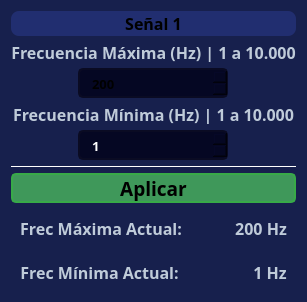
                                <widget class="QFrame" name="frame_21">
                                 <property name="sizePolicy">
                                  <sizepolicy hsizetype="Preferred" vsizetype="Fixed">
                                   <horstretch>0</horstretch>
                                   <verstretch>0</verstretch>
                                  </sizepolicy>
                                 </property>
                                 <property name="maximumSize">
                                  <size>
                                   <width>16777215</width>
                                   <height>280</height>
                                  </size>
                                 </property>
                                 <property name="styleSheet">
                                  <string notr="true">background-color: rgb(23, 32, 77);
border-radius: 5px;</string>
                                 </property>
                                 <property name="frameShape">
                                  <enum>QFrame::StyledPanel</enum>
                                 </property>
                                 <property name="frameShadow">
                                  <enum>QFrame::Raised</enum>
                                 </property>
                                 <layout class="QVBoxLayout" name="verticalLayout_26">
                                  <property name="spacing">
                                   <number>6</number>
                                  </property>
                                  <item>
                                   <widget class="QLabel" name="label_top_info_22">
                                    <property name="minimumSize">
                                     <size>
                                      <width>0</width>
                                      <height>25</height>
                                     </size>
                                    </property>
                                    <property name="maximumSize">
                                     <size>
                                      <width>16777215</width>
                                      <height>25</height>
                                     </size>
                                    </property>
                                    <property name="font">
                                     <font>
                                      <family>Satoshi Black</family>
                                      <pointsize>12</pointsize>
                                      <weight>75</weight>
                                      <bold>true</bold>
                                     </font>
                                    </property>
                                    <property name="styleSheet">
                                     <string notr="true">QLabel{
	background-color: rgb(33, 46, 112);
	border: 0px solid ;
	border-radius: 8px;
}</string>
                                    </property>
                                    <property name="text">
                                     <string>Señal 1</string>
                                    </property>
                                    <property name="alignment">
                                     <set>Qt::AlignCenter</set>
                                    </property>
                                   </widget>
                                  </item>
                                  <item>
                                   <widget class="QLabel" name="label_top_info_23">
                                    <property name="minimumSize">
                                     <size>
                                      <width>250</width>
                                      <height>20</height>
                                     </size>
                                    </property>
                                    <property name="maximumSize">
                                     <size>
                                      <width>16777215</width>
                                      <height>30</height>
                                     </size>
                                    </property>
                                    <property name="font">
                                     <font>
                                      <family>Satoshi</family>
                                      <pointsize>12</pointsize>
                                      <weight>75</weight>
                                      <bold>true</bold>
                                     </font>
                                    </property>
                                    <property name="styleSheet">
                                     <string notr="true">color: rgb(191, 203, 217)</string>
                                    </property>
                                    <property name="text">
                                     <string>Frecuencia Máxima (Hz) | 1 a 10.000</string>
                                    </property>
                                    <property name="alignment">
                                     <set>Qt::AlignCenter</set>
                                    </property>
                                   </widget>
                                  </item>
                                  <item alignment="Qt::AlignHCenter">
                                   <widget class="QSpinBox" name="maxCarrierFSK1">
                                    <property name="sizePolicy">
                                     <sizepolicy hsizetype="Fixed" vsizetype="Fixed">
                                      <horstretch>0</horstretch>
                                      <verstretch>0</verstretch>
                                     </sizepolicy>
                                    </property>
                                    <property name="minimumSize">
                                     <size>
                                      <width>150</width>
                                      <height>30</height>
                                     </size>
                                    </property>
                                    <property name="font">
                                     <font>
                                      <family>Satoshi</family>
                                      <pointsize>10</pointsize>
                                      <weight>75</weight>
                                      <bold>true</bold>
                                     </font>
                                    </property>
                                    <property name="toolTip">
                                     <string/>
                                    </property>
                                    <property name="styleSheet">
                                     <string notr="true">QSpinBox{
	background-color: rgb(5, 7, 35);
	border-radius: 5px;
	border: 2px solid rgb(10, 11, 35);
	padding: 5px;
	padding-left: 10px;
}
QSpinBox:hover{
	border: 2px solid rgb(0, 0, 127)
}
QSpinBox QAbstractItemView {
	color: rgb(85, 170, 255);	
	background-color: rgb(27, 29, 35);
	padding: 10px;
	selection-background-color: rgb(27, 29, 35);
}
/*
rgb(27, 29, 35);
rgb(13, 9, 59)
*/

QSpinBox::up-button{
	width: 25px; 
	border-left-width: 3px;
	border-left-color: rgba(39, 44, 54, 150);
	border-left-style: solid;
	border-top-right-radius: 3px;
	border-bottom-right-radius: 3px;	
	background-image: url(:/16x16/icons/16x16/cil-arrow-top.png);
	background-position: center;
	background-repeat: no-reperat;
}

QSpinBox::up-button:hover{
	background-color: rgb(80, 80, 80)
}

QSpinBox::down-button:hover{
	background-color: rgb(80, 80, 80)
}

QSpinBox::down-button{
	width: 25px; 
	border-left-width: 3px;
	border-left-color: rgba(39, 44, 54, 150);
	border-left-style: solid;
	border-top-right-radius: 3px;
	border-bottom-right-radius: 3px;	
	background-image: url(:/16x16/icons/16x16/cil-arrow-bottom.png);
	background-position: center;
	background-repeat: no-reperat;
}</string>
                                    </property>
                                    <property name="minimum">
                                     <number>1</number>
                                    </property>
                                    <property name="maximum">
                                     <number>10000</number>
                                    </property>
                                    <property name="value">
                                     <number>200</number>
                                    </property>
                                   </widget>
                                  </item>
                                  <item>
                                   <widget class="QLabel" name="label_top_info_21">
                                    <property name="minimumSize">
                                     <size>
                                      <width>250</width>
                                      <height>20</height>
                                     </size>
                                    </property>
                                    <property name="maximumSize">
                                     <size>
                                      <width>16777215</width>
                                      <height>30</height>
                                     </size>
                                    </property>
                                    <property name="font">
                                     <font>
                                      <family>Satoshi</family>
                                      <pointsize>12</pointsize>
                                      <weight>75</weight>
                                      <bold>true</bold>
                                     </font>
                                    </property>
                                    <property name="styleSheet">
                                     <string notr="true">color: rgb(191, 203, 217)</string>
                                    </property>
                                    <property name="text">
                                     <string>Frecuencia Mínima (Hz) | 1 a 10.000</string>
                                    </property>
                                    <property name="alignment">
                                     <set>Qt::AlignCenter</set>
                                    </property>
                                   </widget>
                                  </item>
                                  <item alignment="Qt::AlignHCenter">
                                   <widget class="QSpinBox" name="minCarrierFSK1">
                                    <property name="sizePolicy">
                                     <sizepolicy hsizetype="Fixed" vsizetype="Fixed">
                                      <horstretch>0</horstretch>
                                      <verstretch>0</verstretch>
                                     </sizepolicy>
                                    </property>
                                    <property name="minimumSize">
                                     <size>
                                      <width>150</width>
                                      <height>30</height>
                                     </size>
                                    </property>
                                    <property name="font">
                                     <font>
                                      <family>Satoshi</family>
                                      <pointsize>10</pointsize>
                                      <weight>75</weight>
                                      <bold>true</bold>
                                     </font>
                                    </property>
                                    <property name="toolTip">
                                     <string/>
                                    </property>
                                    <property name="styleSheet">
                                     <string notr="true">QSpinBox{
	background-color: rgb(5, 7, 35);
	color: rgb(255,255,255);
	border-radius: 5px;
	border: 2px solid rgb(10, 11, 35);
	padding: 5px;
	padding-left: 10px;
}
QSpinBox:hover{
	border: 2px solid rgb(0, 0, 127)
}
QSpinBox QAbstractItemView {
	color: rgb(85, 170, 255);	
	background-color: rgb(27, 29, 35);
	padding: 10px;
	selection-background-color: rgb(27, 29, 35);
}
/*
rgb(27, 29, 35);
rgb(13, 9, 59)
*/

QSpinBox::up-button{
	width: 25px; 
	border-left-width: 3px;
	border-left-color: rgba(39, 44, 54, 150);
	border-left-style: solid;
	border-top-right-radius: 3px;
	border-bottom-right-radius: 3px;	
	background-image: url(:/16x16/icons/16x16/cil-arrow-top.png);
	background-position: center;
	background-repeat: no-reperat;
}

QSpinBox::up-button:hover{
	background-color: rgb(80, 80, 80)
}

QSpinBox::down-button:hover{
	background-color: rgb(80, 80, 80)
}

QSpinBox::down-button{
	width: 25px; 
	border-left-width: 3px;
	border-left-color: rgba(39, 44, 54, 150);
	border-left-style: solid;
	border-top-right-radius: 3px;
	border-bottom-right-radius: 3px;	
	background-image: url(:/16x16/icons/16x16/cil-arrow-bottom.png);
	background-position: center;
	background-repeat: no-reperat;
}</string>
                                    </property>
                                    <property name="minimum">
                                     <number>1</number>
                                    </property>
                                    <property name="maximum">
                                     <number>10000</number>
                                    </property>
                                   </widget>
                                  </item>
                                  <item>
                                   <widget class="Line" name="line_2">
                                    <property name="maximumSize">
                                     <size>
                                      <width>16777215</width>
                                      <height>1</height>
                                     </size>
                                    </property>
                                    <property name="styleSheet">
                                     <string notr="true">background-color: rgb(255, 255, 255);</string>
                                    </property>
                                    <property name="orientation">
                                     <enum>Qt::Horizontal</enum>
                                    </property>
                                   </widget>
                                  </item>
                                  <item>
                                   <widget class="QPushButton" name="btn_AplicarFSK1">
                                    <property name="sizePolicy">
                                     <sizepolicy hsizetype="Minimum" vsizetype="Preferred">
                                      <horstretch>0</horstretch>
                                      <verstretch>0</verstretch>
                                     </sizepolicy>
                                    </property>
                                    <property name="minimumSize">
                                     <size>
                                      <width>150</width>
                                      <height>30</height>
                                     </size>
                                    </property>
                                    <property name="maximumSize">
                                     <size>
                                      <width>16777215</width>
                                      <height>40</height>
                                     </size>
                                    </property>
                                    <property name="font">
                                     <font>
                                      <family>Satoshi Black</family>
                                      <pointsize>14</pointsize>
                                      <weight>75</weight>
                                      <bold>true</bold>
                                     </font>
                                    </property>
                                    <property name="styleSheet">
                                     <string notr="true">QPushButton {
	border: 2px solid rgb(56, 170, 72);
	border-radius: 5px;	
	background-color: rgb(63, 152, 90);
}

/* rgb(52, 59, 72)*/
QPushButton:hover {
	background-color: rgb(60, 198, 84);
	border: 2px solid rgb(60, 196, 72);
}
QPushButton:pressed {	
	background-color: rgb(37, 138, 26);
	border: 2px solid rgb(60, 196, 72);
}</string>
                                    </property>
                                    <property name="text">
                                     <string>Aplicar</string>
                                    </property>
                                    <property name="icon">
                                     <iconset resource="files.qrc">
                                      <normaloff>:/16x16/icons/16x16/cil-check-alt.png</normaloff>:/16x16/icons/16x16/cil-check-alt.png</iconset>
                                    </property>
                                   </widget>
                                  </item>
                                  <item>
                                   <widget class="QFrame" name="frame_30">
                                    <property name="frameShape">
                                     <enum>QFrame::StyledPanel</enum>
                                    </property>
                                    <property name="frameShadow">
                                     <enum>QFrame::Raised</enum>
                                    </property>
                                    <layout class="QHBoxLayout" name="horizontalLayout_24">
                                     <item>
                                      <widget class="QLabel" name="label_top_info_32">
                                       <property name="minimumSize">
                                        <size>
                                         <width>0</width>
                                         <height>20</height>
                                        </size>
                                       </property>
                                       <property name="maximumSize">
                                        <size>
                                         <width>16777215</width>
                                         <height>30</height>
                                        </size>
                                       </property>
                                       <property name="font">
                                        <font>
                                         <family>Satoshi</family>
                                         <pointsize>12</pointsize>
                                         <weight>75</weight>
                                         <bold>true</bold>
                                        </font>
                                       </property>
                                       <property name="styleSheet">
                                        <string notr="true">color: rgb(191, 203, 217)</string>
                                       </property>
                                       <property name="text">
                                        <string>Frec Máxima Actual:</string>
                                       </property>
                                       <property name="alignment">
                                        <set>Qt::AlignCenter</set>
                                       </property>
                                      </widget>
                                     </item>
                                     <item alignment="Qt::AlignRight">
                                      <widget class="QLabel" name="label_maxFSK_1">
                                       <property name="minimumSize">
                                        <size>
                                         <width>0</width>
                                         <height>20</height>
                                        </size>
                                       </property>
                                       <property name="maximumSize">
                                        <size>
                                         <width>16777215</width>
                                         <height>30</height>
                                        </size>
                                       </property>
                                       <property name="font">
                                        <font>
                                         <family>Satoshi</family>
                                         <pointsize>12</pointsize>
                                         <weight>75</weight>
                                         <bold>true</bold>
                                        </font>
                                       </property>
                                       <property name="styleSheet">
                                        <string notr="true">color: rgb(191, 203, 217)</string>
                                       </property>
                                       <property name="text">
                                        <string>200 Hz</string>
                                       </property>
                                       <property name="alignment">
                                        <set>Qt::AlignCenter</set>
                                       </property>
                                      </widget>
                                     </item>
                                    </layout>
                                   </widget>
                                  </item>
                                  <item>
                                   <widget class="QFrame" name="frame_29">
                                    <property name="frameShape">
                                     <enum>QFrame::StyledPanel</enum>
                                    </property>
                                    <property name="frameShadow">
                                     <enum>QFrame::Raised</enum>
                                    </property>
                                    <layout class="QHBoxLayout" name="horizontalLayout_23">
                                     <item>
                                      <widget class="QLabel" name="label_top_info_27">
                                       <property name="minimumSize">
                                        <size>
                                         <width>0</width>
                                         <height>20</height>
                                        </size>
                                       </property>
                                       <property name="maximumSize">
                                        <size>
                                         <width>16777215</width>
                                         <height>30</height>
                                        </size>
                                       </property>
                                       <property name="font">
                                        <font>
                                         <family>Satoshi</family>
                                         <pointsize>12</pointsize>
                                         <weight>75</weight>
                                         <bold>true</bold>
                                        </font>
                                       </property>
                                       <property name="styleSheet">
                                        <string notr="true">color: rgb(191, 203, 217)</string>
                                       </property>
                                       <property name="text">
                                        <string>Frec Mínima Actual:</string>
                                       </property>
                                       <property name="alignment">
                                        <set>Qt::AlignCenter</set>
                                       </property>
                                      </widget>
                                     </item>
                                     <item alignment="Qt::AlignRight">
                                      <widget class="QLabel" name="label_minFSK_1">
                                       <property name="minimumSize">
                                        <size>
                                         <width>0</width>
                                         <height>20</height>
                                        </size>
                                       </property>
                                       <property name="maximumSize">
                                        <size>
                                         <width>16777215</width>
                                         <height>30</height>
                                        </size>
                                       </property>
                                       <property name="font">
                                        <font>
                                         <family>Satoshi</family>
                                         <pointsize>12</pointsize>
                                         <weight>75</weight>
                                         <bold>true</bold>
                                        </font>
                                       </property>
                                       <property name="styleSheet">
                                        <string notr="true">color: rgb(191, 203, 217)</string>
                                       </property>
                                       <property name="text">
                                        <string>1 Hz</string>
                                       </property>
                                       <property name="alignment">
                                        <set>Qt::AlignCenter</set>
                                       </property>
                                      </widget>
                                     </item>
                                    </layout>
                                   </widget>
                                  </item>
                                 </layout>
                                </widget>
